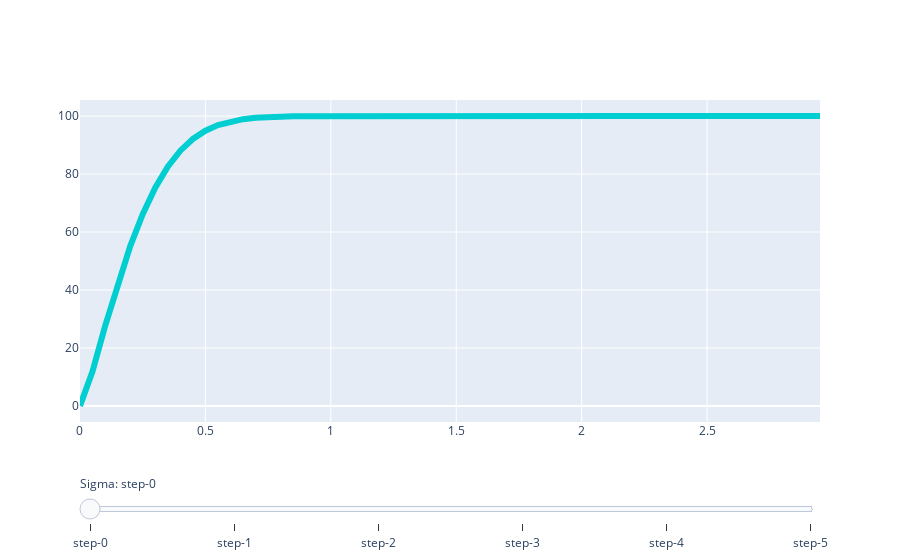

Notebook code for this chart:
### Code cell
# Create figure
fig = go.Figure()

# Add traces, one for each slider step
for step in np.arange(0.0001, 3, .5):
    fig.add_trace(
        go.Scatter(
            visible=False,
            line=dict(color="#00CED1", width=6),
            name="𝜈 = " + str(step),
            x=np.arange(0.0001, 3, 0.05),
            y=(get_bs_call(10,0,0,100,110,(step * np.arange(0.0001, 3, .05))))))

# Make 10th trace visible
fig.data[5].visible = True

# Create and add slider
steps = []
for i in range(len(fig.data)):
    step = dict(
        method="update",
        args=[{"visible": [False] * len(fig.data)},
              {"title": "Slider switched to step: " + str(i)}],  # layout attribute
    )
    step["args"][0]["visible"][i] = True  # Toggle i'th trace to "visible"
    steps.append(step)

sliders = [dict(
    active=10,
    currentvalue={"prefix": "Sigma: "},
    pad={"t": 50},
    steps=steps
)]

fig.update_layout(
    sliders=sliders
)

fig.show()
